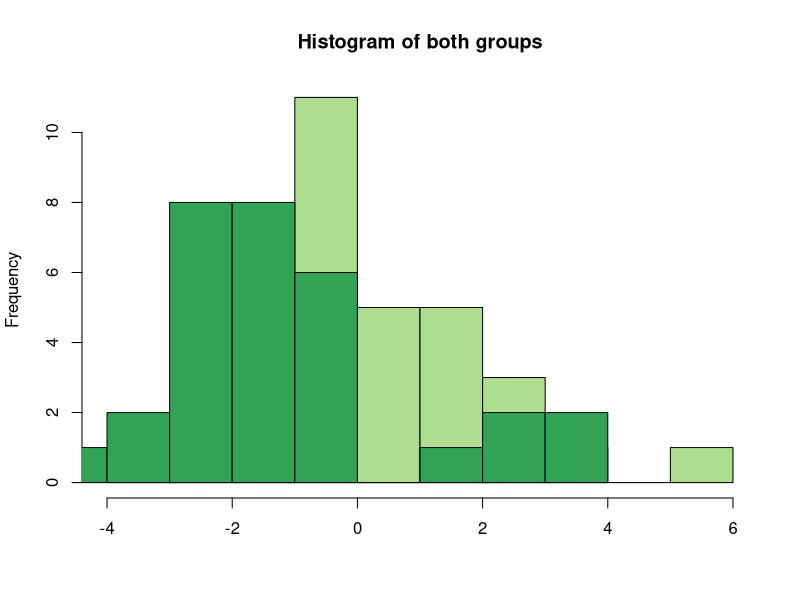
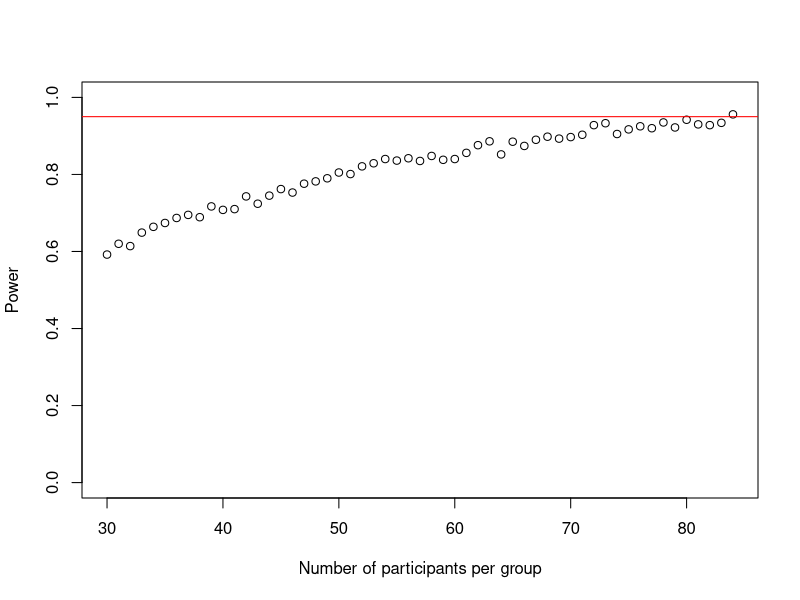
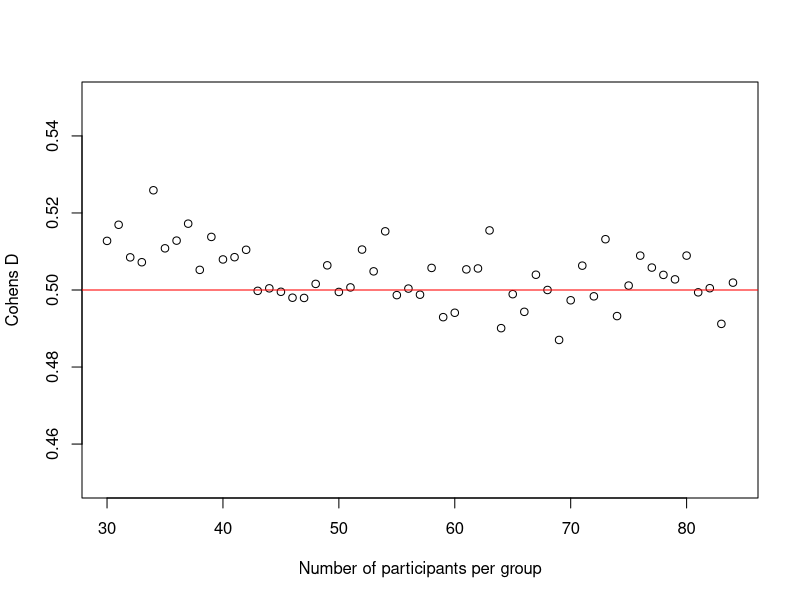
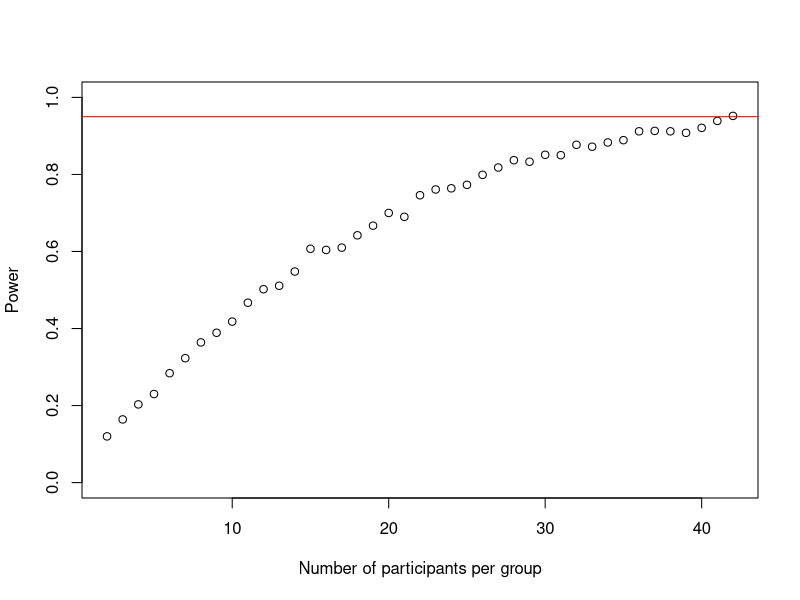
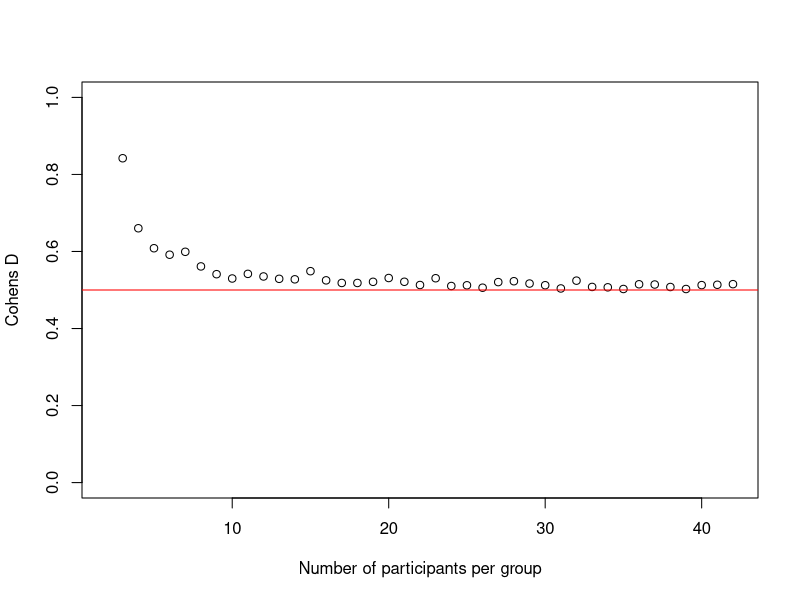
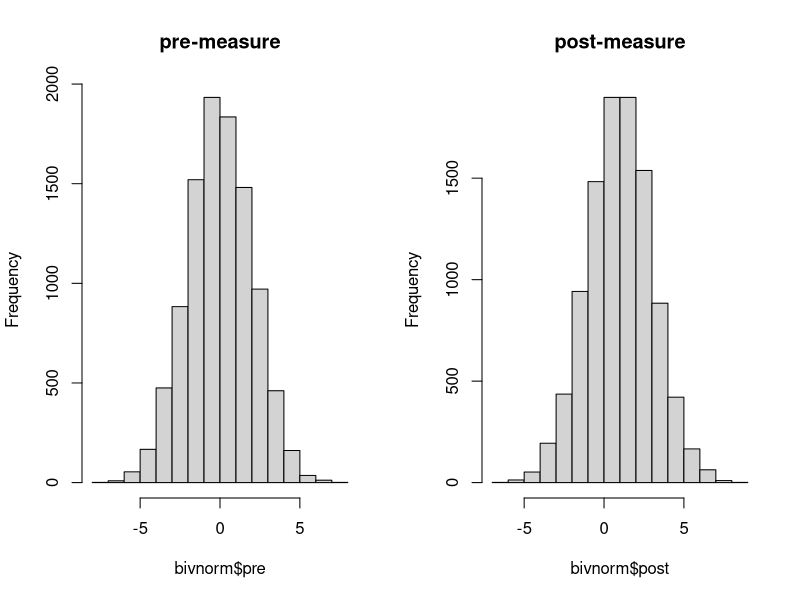
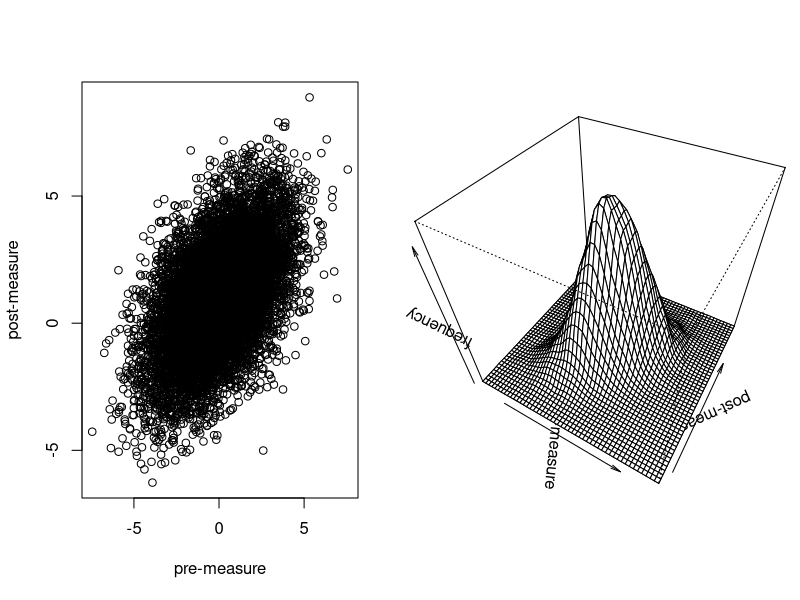
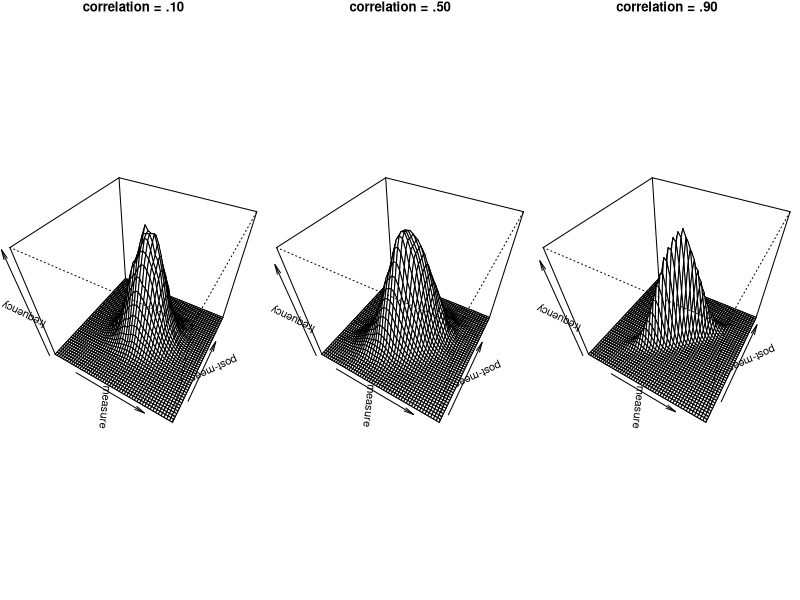

Generate these figures, in order, with R:
## ---- chunk 1
require(knitr)
knitr::opts_chunk$set(echo = T, warning = F, cache = T)
options(width = 80)
options(scipen = 10)
#source("common_packages.R")
devAskNewPage(ask = FALSE)
## ---- chunk 2
knitr::knit_hooks$set(drop1=function(before, options, envir) {
    if (before) {
        paste(
            '<p>',
'<button class="btn btn-primary collapsed" data-toggle="collapse" data-target="#ce1">',
'</button>',
'</p>',
'<div class="collapse" id="ce1">',
'<div class="card card-body">',  sep = "\n")
    } else {
        paste("</div>", "</div>", sep = "\n")
    }
})
## ---- chunk 3
solve(0.5,1) # cohens d of .5
solve(0.25,1) # cohens d of .25
solve(2,1) # cohens d of 2

## ---- chunk 4
set.seed(1234)
group1 <- rnorm(30, 1, 2)
group2 <- rnorm(30, 0, 2)
## ---- chunk 5
hist(group1, col = "#addd8e", breaks = 10, main = "Histogram of both groups", xlab = "")
hist(group2, add = TRUE, breaks = 10, col= "#31a354")
## ---- chunk 6
t.test(group1, group2, paired = FALSE, var.equal = TRUE, conf.level = 0.9)
## ---- chunk 7
set.seed(1)
n_sims <- 1000 # we want 1000 simulations
p_vals <- c()
for(i in 1:n_sims){
  group1 <- rnorm(30,1,2) # simulate group 1
  group2 <- rnorm(30,0,2) # simulate group 2
  p_vals[i] <- t.test(group1, group2, paired = FALSE, var.equal = TRUE, conf.level = 0.90)$p.value # run t-test and extract the p-value
}
mean(p_vals < .10) # check power (i.e. proportion of p-values that are smaller than alpha-level of .10)

## ---- chunk 8
set.seed(1)
n_sims <- 1000 # we want 1000 simulations
p_vals <- c()
power_at_n <- c(0) # this vector will contain the power for each sample-size (it needs the initial 0 for the while-loop to work)
cohens_ds <- c()
cohens_ds_at_n <- c() 
n <- 30 # sample-size 
i <- 2
while(power_at_n[i-1] < .95){
  for(sim in 1:n_sims){
    group1 <- rnorm(n,1,2) # simulate group 1
    group2 <- rnorm(n,0,2) # simulate group 2
    p_vals[sim] <- t.test(group1, group2, paired = FALSE, var.equal = TRUE, conf.level = 0.9)$p.value # run t-test and extract the p-value
    cohens_ds[sim] <- abs((mean(group1)-mean(group2))/(sqrt((sd(group1)^2+sd(group2)^2)/2))) # we also save the cohens ds that we observed in each simulation
  }
    power_at_n[i] <- mean(p_vals < .10) # check power (i.e. proportion of p-values that are smaller than alpha-level of .10)
    cohens_ds_at_n[i] <- mean(cohens_ds) # calculate means of cohens ds for each sample-size
    n <- n+1 # increase sample-size by 1
    i <- i+1 # increase index of the while-loop by 1 to save power and cohens d to vector
}
power_at_n <- power_at_n[-1] # delete first 0 from the vector
cohens_ds_at_n <- cohens_ds_at_n[-1] # delete first NA from the vector
## ---- chunk 9
plot(30:(n-1), power_at_n, xlab = "Number of participants per group", ylab = "Power", ylim = c(0,1), axes = TRUE)
abline(h = .95, col = "red")
## ---- chunk 10
plot(30:(n-1), cohens_ds_at_n, xlab = "Number of participants per group", ylab = "Cohens D", ylim = c(0.45,0.55), axes = TRUE)
abline(h = .50, col = "red")
## ---- chunk 11
solve(0.5, 1)
## ---- chunk 12
set.seed(1)
n_sims <- 1000 # we want 1000 simulations
p_vals <- c()
power_at_n <- c(0) # this vector will contain the power for each sample-size (it needs the initial 0 for the while-loop to work)
cohens_ds <- c()
cohens_ds_at_n <- c() 
n <- 2 # sample-size 
i <- 2
while(power_at_n[i-1] < .95){
  for(sim in 1:n_sims){
    difference <- rnorm(n,1,2) # simulate the difference score distribution
    p_vals[sim] <- t.test(difference, mu = 0, conf.level = 0.90)$p.value # run t-test and extract the p-value
    cohens_ds[sim] <- mean(difference)/sd(difference) # we also save the cohens ds that we observed in each simulation 
  }
    power_at_n[i] <- mean(p_vals < .10) # check power (i.e. proportion of p-values that are smaller than alpha-level of .10)
    cohens_ds_at_n[i] <- mean(cohens_ds) # calculate means of cohens ds for each sample-size
    n <- n+1 # increase sample-size by 1
    i <- i+1 # increase index of the while-loop by 1 to save power and cohens d to vector
}
power_at_n <- power_at_n[-1] # delete first 0 from the vector
cohens_ds_at_n <- cohens_ds_at_n[-1] # delete first NA from the vector
## ---- chunk 13
plot(2:(n-1), power_at_n, xlab = "Number of participants per group", ylab = "Power", ylim = c(0,1), axes = TRUE)
abline(h = .95, col = "red")
## ---- chunk 14
plot(2:(n-1), cohens_ds_at_n, xlab = "Number of participants per group", ylab = "Cohens D", ylim = c(0.0,1.0), axes = TRUE)
abline(h = .50, col = "red")
## ---- chunk 15
require(MASS) # load MASS package

pre_post_means <- c(pre = 0,post = 1) # define means of pre and post in a vector
pre_sd <- 2 # define sd of pre-measure
post_sd <- 2 # define sd of post-measure
correlation <- 0.5 # define their correlation

sigma <- matrix(c(pre_sd^2, pre_sd*post_sd*correlation, pre_sd*post_sd*correlation, post_sd^2), ncol = 2) # define variance-covariance matrix

set.seed(1)
bivnorm <- data.frame(mvrnorm(10000, pre_post_means, sigma)) # simulate bivariate normal

## ---- chunk 16
colnames(sigma) <- c("pre", "post")
rownames(sigma) <- c("pre", "post")
sigma
## ---- chunk 17
head(bivnorm)
## ---- chunk 18
par(mfrow=c(1,2))
hist(bivnorm$pre, main = "pre-measure")
hist(bivnorm$post, main = "post-measure")
## ---- chunk 19
plot(bivnorm$pre, bivnorm$post, xlab = "pre-measure", ylab = "post-measure")
## ---- chunk 20
bivnorm_kde <- kde2d(bivnorm[,1], bivnorm[,2], n = 50) # calculate kernel density (i.e. the "height of the cone on the z-axis"; not so important to understand here)
par(mar = c(0, 0, 0, 0)) # tel r not to leave so much space around the plot
persp(bivnorm_kde, phi = 45, theta = 30, xlab = "pre-measure", ylab = "post-measure", zlab = "frequency") # plot the bivariate normal
## ---- chunk 21
cor10 <- .10
sigma_10 <- matrix(c(pre_sd^2, pre_sd*post_sd*cor10, pre_sd*post_sd*cor10, post_sd^2), ncol = 2)
bivnorm_10 <- mvrnorm(1e5, pre_post_means, sigma_10)
bivnorm10_kde <- kde2d(bivnorm_10[,1], bivnorm_10[,2], n = 50)


cor90 <- .90
sigma_90 <- matrix(c(pre_sd^2, pre_sd*post_sd*cor90, pre_sd*post_sd*cor90, post_sd^2), ncol = 2)
bivnorm_90 <- mvrnorm(1e5, pre_post_means, sigma_90)
bivnorm90_kde <- kde2d(bivnorm_90[,1], bivnorm_90[,2], n = 50)

par(mar = c(1, 0, 1, 0)) # tell r not to leave so much space around the plot
par(mfrow=c(1,3))
persp(bivnorm10_kde, phi = 45, theta = 30, xlab = "pre-measure", ylab = "post-measure", zlab = "frequency", main = "correlation = .10")
persp(bivnorm_kde, phi = 45, theta = 30, xlab = "pre-measure", ylab = "post-measure", zlab = "frequency", main = "correlation = .50")
persp(bivnorm90_kde, phi = 45, theta = 30, xlab = "pre-measure", ylab = "post-measure", zlab = "frequency", main = "correlation = .90")

## ---- chunk 22
bivnorm_10 <- as.data.frame(bivnorm_10)
bivnorm_90 <- as.data.frame(bivnorm_90)
par(mfrow = c(1,3))
plot(bivnorm_10$pre, bivnorm_10$post)
plot(bivnorm$pre, bivnorm$post)
plot(bivnorm_90$pre, bivnorm_90$post)
## ---- chunk 23
mu_pre_post <- c(pre = 0, post = 1)
sd_pre <- 2
sd_post <- 2
correlations <- c(0.1, 0.5, 0.9)

set.seed(1)
n_sims <- 1000 # we want 1000 simulations
p_vals <- c()
# this vector will contain the power for each sample-size (it needs the initial 0 for the while-loop to work)
cohens_ds <- c()

powers_at_cor <- list()
cohens_ds_at_cor <- list()

for(icor in 1:length(correlations)){ # do a power-simulation for each specified simulation
  n <- 2 # sample-size 
  i <- 2 # index of the while loop for saving things into the right place in the lists
  power_at_n <- c(0) 
  cohens_ds_at_n <- c() 
  sigma <- matrix(c(sd_pre^2, sd_pre*sd_post*correlations[icor], sd_pre*sd_post*correlations[icor], sd_post^2), ncol = 2) #var-covar matrix
  while(power_at_n[i-1] < .95){
    for(sim in 1:n_sims){
      bivnorm <- data.frame(mvrnorm(n, mu_pre_post, sigma)) # simulate the bivariate normal
      p_vals[sim] <- t.test(bivnorm$pre, bivnorm$post, paired = TRUE, var.equal = TRUE, conf.level = 0.9)$p.value # run t-test and extract the p-value
      cohens_ds[sim] <- abs((mean(bivnorm$pre)-mean(bivnorm$post))/(sqrt(sd(bivnorm$pre)^2+sd(bivnorm$post)^2-2*cor(bivnorm$pre, bivnorm$post)*sd(bivnorm$pre)*sd(bivnorm$post)))) # we also save the cohens ds that we observed in each simulation
    }
    power_at_n[i] <- mean(p_vals < .10) # check power (i.e. proportion of p-values that are smaller than alpha-level of .10)
    names(power_at_n)[i] <- n
    cohens_ds_at_n[i] <- mean(cohens_ds) # calculate means of cohens ds for each sample-size
    names(cohens_ds_at_n)[i] <- n
    n <- n+1 # increase sample-size by 1
    i <- i+1 # increase index of the while-loop by 1 to save power and cohens d to vector
  }
  power_at_n <- power_at_n[-1] # delete first 0 from the vector
  cohens_ds_at_n <- cohens_ds_at_n[-1] # delete first NA from the vector
  powers_at_cor[[icor]] <- power_at_n # store the entire power curve for this correlation in a list
  cohens_ds_at_cor[[icor]] <- cohens_ds_at_n # do the same for cohens d
  names(powers_at_cor)[[icor]] <- correlations[icor] # name the power-curve in the list according to the tested correlation
  names(cohens_ds_at_cor)[[icor]] <- correlations[icor] # same for cohens d
}
## ---- chunk 24
par(mfrow=c(1,3))
plot(2:(length(powers_at_cor$`0.1`)+1), powers_at_cor$`0.1`, xlab = "Number of participants", ylab = "Power", ylim = c(0,1), axes = TRUE, main = "correlation = 0.1")
abline(h = .95, col = "red")
plot(2:(length(powers_at_cor$`0.5`)+1), powers_at_cor$`0.5`, xlab = "Number of participants", ylab = "Power", ylim = c(0,1), axes = TRUE, main = "correlation = 0.5")
abline(h = .95, col = "red")
plot(2:(length(powers_at_cor$`0.9`)+1), powers_at_cor$`0.9`, xlab = "Number of participants", ylab = "Power", ylim = c(0,1), axes = TRUE, main = "correlation = 0.9")
abline(h = .95, col = "red")
## ---- chunk 25
par(mfrow=c(1,3))
plot(2:(length(cohens_ds_at_cor$`0.1`)+1), cohens_ds_at_cor$`0.1`, xlab = "Number of participants", ylab = "Cohens D", ylim = c(0,1), axes = TRUE, main = "correlation = 0.1")
abline(h = .50, col = "red")
plot(2:(length(cohens_ds_at_cor$`0.5`)+1), cohens_ds_at_cor$`0.5`, xlab = "Number of participants", ylab = "Cohens D", ylim = c(0,1), axes = TRUE, main = "correlation = 0.5")
abline(h = .50, col = "red")
plot(2:(length(cohens_ds_at_cor$`0.9`)+1), cohens_ds_at_cor$`0.9`, xlab = "Number of participants", ylab = "Cohens D", ylim = c(0,10), axes = TRUE, main = "correlation = 0.9")
abline(h = .50, col = "red")
